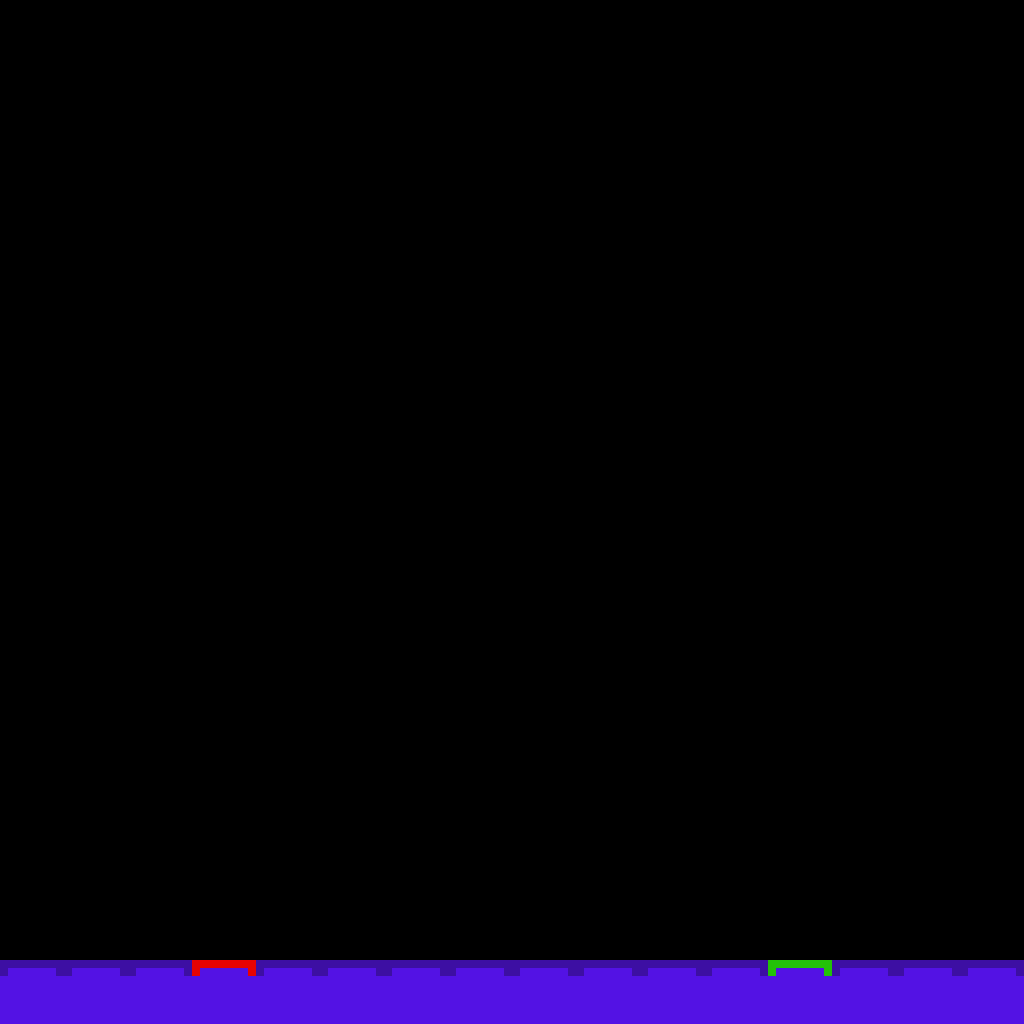

This is a level from a 2D game, rendered from its Tiled map with the project's own tilesets. A one-line summary and the complete map file follow:
An orthogonal 16x16 tile map with 64x64 px tiles, 3 tile layers (platforms, play, quit).

<map version="1.2" tiledversion="1.3.5" orientation="orthogonal" renderorder="right-down" width="16" height="16" tilewidth="64" tileheight="64" infinite="0" nextlayerid="4" nextobjectid="1">
 <tileset firstgid="1" name="tiles" tilewidth="64" tileheight="64" tilecount="3" columns="0">
  <grid orientation="orthogonal" width="1" height="1" />
  <tile id="5">
   <image width="64" height="64" source="../images/ground/ground_play.png" />
  </tile>
  <tile id="6">
   <image width="64" height="64" source="../images/ground/ground_quit.png" />
  </tile>
  <tile id="7">
   <image width="64" height="64" source="../images/ground/ground.png" />
  </tile>
 </tileset>
 <layer id="1" name="platforms" width="16" height="16">
  <data encoding="csv">
0,0,0,0,0,0,0,0,0,0,0,0,0,0,0,0,
0,0,0,0,0,0,0,0,0,0,0,0,0,0,0,0,
0,0,0,0,0,0,0,0,0,0,0,0,0,0,0,0,
0,0,0,0,0,0,0,0,0,0,0,0,0,0,0,0,
0,0,0,0,0,0,0,0,0,0,0,0,0,0,0,0,
0,0,0,0,0,0,0,0,0,0,0,0,0,0,0,0,
0,0,0,0,0,0,0,0,0,0,0,0,0,0,0,0,
0,0,0,0,0,0,0,0,0,0,0,0,0,0,0,0,
0,0,0,0,0,0,0,0,0,0,0,0,0,0,0,0,
0,0,0,0,0,0,0,0,0,0,0,0,0,0,0,0,
0,0,0,0,0,0,0,0,0,0,0,0,0,0,0,0,
0,0,0,0,0,0,0,0,0,0,0,0,0,0,0,0,
0,0,0,0,0,0,0,0,0,0,0,0,0,0,0,0,
0,0,0,0,0,0,0,0,0,0,0,0,0,0,0,0,
0,0,0,0,0,0,0,0,0,0,0,0,0,0,0,0,
8,8,8,0,8,8,8,8,8,8,8,8,0,8,8,8
</data>
 </layer>
 <layer id="2" name="play" width="16" height="16">
  <data encoding="csv">
0,0,0,0,0,0,0,0,0,0,0,0,0,0,0,0,
0,0,0,0,0,0,0,0,0,0,0,0,0,0,0,0,
0,0,0,0,0,0,0,0,0,0,0,0,0,0,0,0,
0,0,0,0,0,0,0,0,0,0,0,0,0,0,0,0,
0,0,0,0,0,0,0,0,0,0,0,0,0,0,0,0,
0,0,0,0,0,0,0,0,0,0,0,0,0,0,0,0,
0,0,0,0,0,0,0,0,0,0,0,0,0,0,0,0,
0,0,0,0,0,0,0,0,0,0,0,0,0,0,0,0,
0,0,0,0,0,0,0,0,0,0,0,0,0,0,0,0,
0,0,0,0,0,0,0,0,0,0,0,0,0,0,0,0,
0,0,0,0,0,0,0,0,0,0,0,0,0,0,0,0,
0,0,0,0,0,0,0,0,0,0,0,0,0,0,0,0,
0,0,0,0,0,0,0,0,0,0,0,0,0,0,0,0,
0,0,0,0,0,0,0,0,0,0,0,0,0,0,0,0,
0,0,0,0,0,0,0,0,0,0,0,0,0,0,0,0,
0,0,0,0,0,0,0,0,0,0,0,0,6,0,0,0
</data>
 </layer>
 <layer id="3" name="quit" width="16" height="16">
  <data encoding="csv">
0,0,0,0,0,0,0,0,0,0,0,0,0,0,0,0,
0,0,0,0,0,0,0,0,0,0,0,0,0,0,0,0,
0,0,0,0,0,0,0,0,0,0,0,0,0,0,0,0,
0,0,0,0,0,0,0,0,0,0,0,0,0,0,0,0,
0,0,0,0,0,0,0,0,0,0,0,0,0,0,0,0,
0,0,0,0,0,0,0,0,0,0,0,0,0,0,0,0,
0,0,0,0,0,0,0,0,0,0,0,0,0,0,0,0,
0,0,0,0,0,0,0,0,0,0,0,0,0,0,0,0,
0,0,0,0,0,0,0,0,0,0,0,0,0,0,0,0,
0,0,0,0,0,0,0,0,0,0,0,0,0,0,0,0,
0,0,0,0,0,0,0,0,0,0,0,0,0,0,0,0,
0,0,0,0,0,0,0,0,0,0,0,0,0,0,0,0,
0,0,0,0,0,0,0,0,0,0,0,0,0,0,0,0,
0,0,0,0,0,0,0,0,0,0,0,0,0,0,0,0,
0,0,0,0,0,0,0,0,0,0,0,0,0,0,0,0,
0,0,0,7,0,0,0,0,0,0,0,0,0,0,0,0
</data>
 </layer>
</map>
